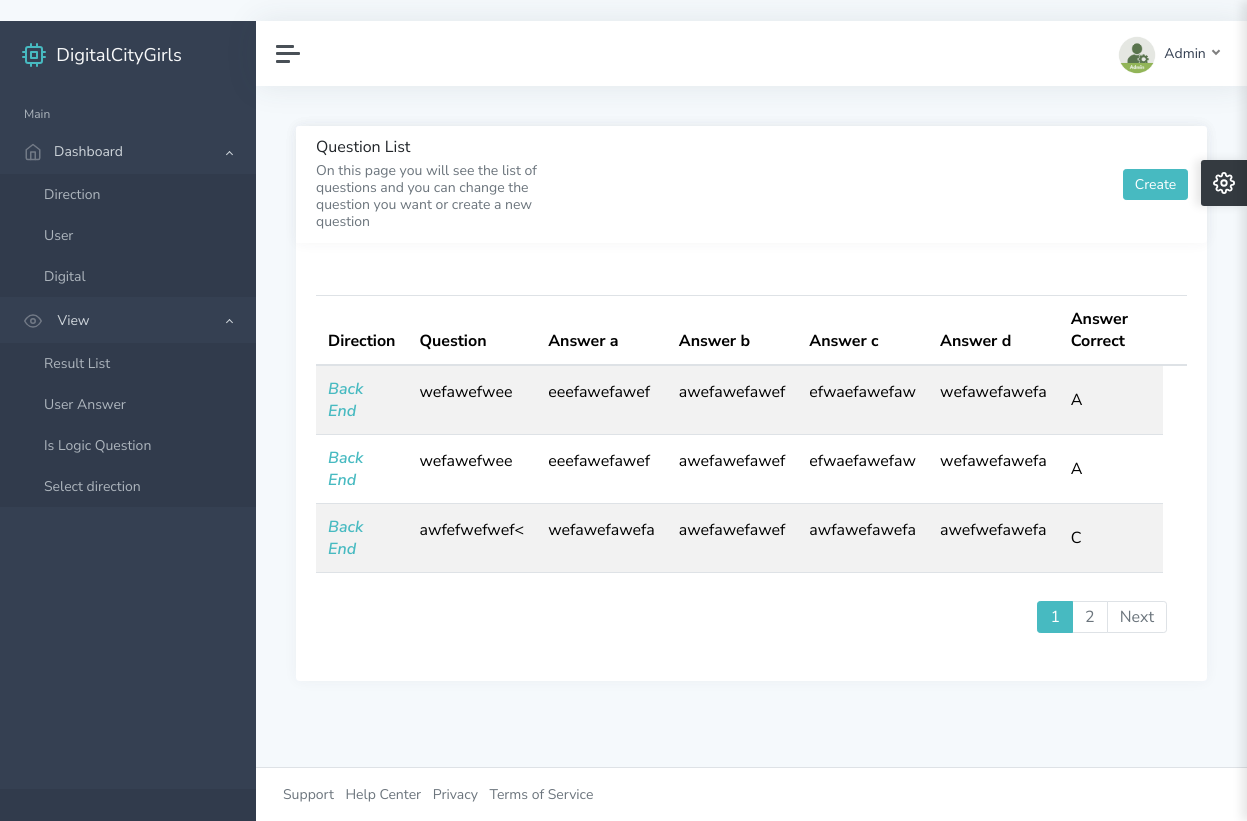
The app's page /ad/direction-by-question/1/ (signed in), older data.
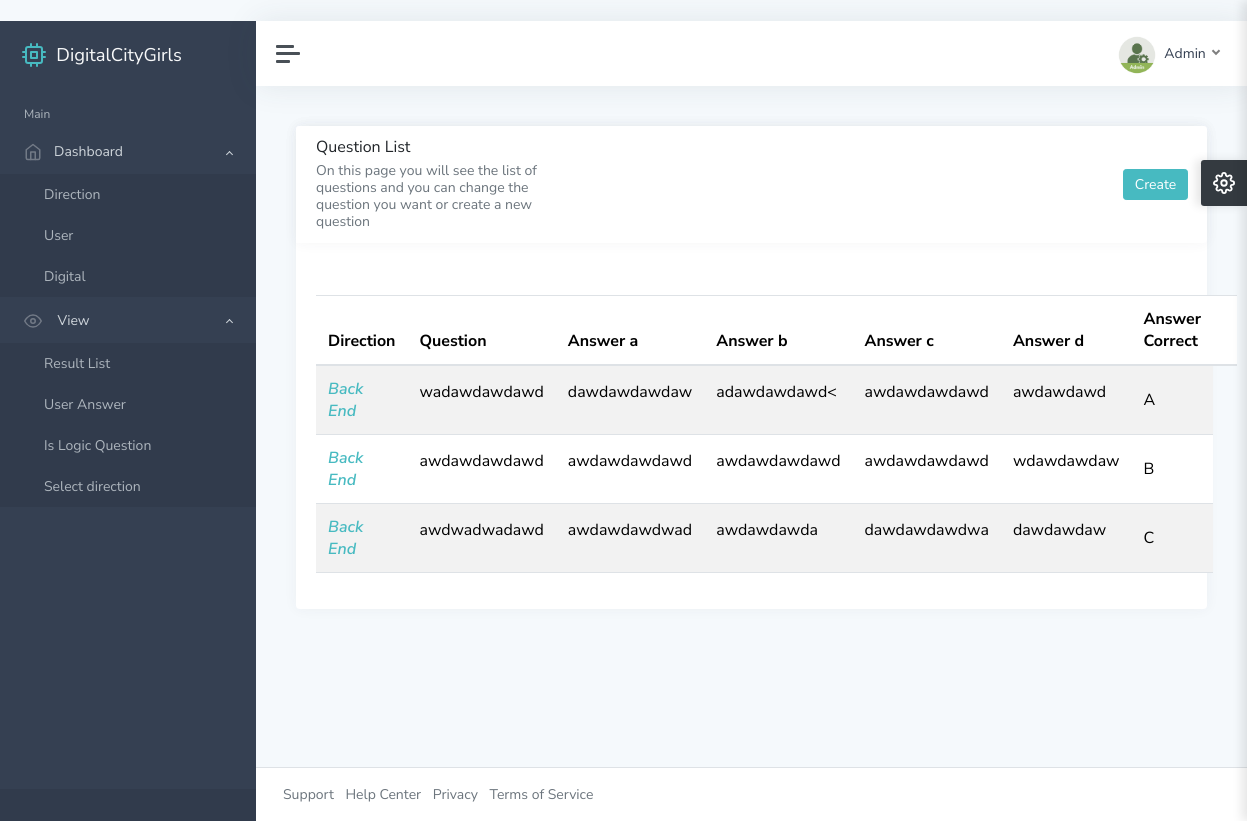
The same page, newer data.
### main/models.py (models this page shows, shortened)
class Question(models.Model):
    direction = models.ForeignKey(Direction, on_delete=models.CASCADE)
    question = RichTextField()
    answer_a = RichTextUploadingField()
    answer_b = RichTextUploadingField()
    answer_c = RichTextUploadingField()
    answer_d = RichTextUploadingField()
    answer_correct = models.IntegerField(choices=(
        (1, 'a'),
        (2, 'b'),
        (3, 'c'),
        (4, 'd'),
    ))

class Direction(models.Model):
    photo = models.ImageField()
    name = models.CharField(max_length=255)
    time = models.DurationField(default=0)
    question_count = models.PositiveIntegerField()
    is_logic = models.BooleanField(default=False)

### adminstrator/views.py (the view)
# urls.py: path("direction-by-question/<int:pk>/", direction_by_question_view, name='direction-by-question'),
@login_required
def direction_by_question_view(request, pk):
    selected_direction = Direction.objects.get(id=pk)
    questions_in_selected_direction = Question.objects.filter(direction=selected_direction)
    paginator = PagenatorPage(questions_in_selected_direction, 3, request)
    return render(request, 'direction-by-question.html', context={'questions': paginator, "dir": pk})

### adminstrator/views.py (called while the page is built)
def PagenatorPage(List, num, request):
    paginator = Paginator(List, num)
    pages = request.GET.get("page")
    try:
        list = paginator.page(pages)
    except PageNotAnInteger:
        list = paginator.page(1)
    except EmptyPage:
        list = paginator.page(paginator.num_pages)
    return list

### template/direction-by-question.html (shortened to what this page needs)
﻿{% extends 'base.html' %}
{% load static %}
{% block content %}
			<main class="content">
				<div class="container-fluid p-0">
					<div class="row">
						<div class="col-12 col-xl-12">
							<div class="card">
								<div class="card">
                                    <div style="display:flex">
                                        <div style="width:45%" class="card-header">
											<h5 class="card-title">Question List</h5>
											<h6 class="card-subtitle text-muted">On this page you will see the list of questions and you can change the question you want or create a new question</h6>
                            			</div>
										<div style="display:flex;flex-direction: column;align-items: center;justify-content: center;width:100%;align-items: flex-end;">
                               				 <a style="margin-right:3%" class="btn btn-primary" href="{% url 'create-question' dir %}" role="button">Create</a>
										</div>
                        			</div>
								</div>
								<div class="card-body">
									<table id="datatables-basic" class="table table-striped" style="width:100%">
										<thead>
											<tr>
												<th>Direction</th>
												<th>Question</th>
												<th>Answer a</th>
												<th>Answer b</th>
												<th>Answer c</th>
												<th>Answer d</th>
												<th>Answer Correct</th>
												<th></th>
											</tr>
										</thead>
										<tbody>
										{% for question in questions %}
											<tr>
												<td><a href="{% url 'edit' question.id %}"><strong><em>{{ question.direction.name}}</em></strong></a></td>
												<td>{{ question.question|slice:":15"|safe }}</td>
												<td>{{ question.answer_a|slice:":15"|safe }}</td>
												<td>{{ question.answer_b|slice:":15"|safe }}</td>
												<td>{{ question.answer_c|slice:":15"|safe }}</td>
												<td>{{ question.answer_d|slice:":15"|safe }}</td>
												<td>{% if question.answer_correct == 1  %}A{% elif question.answer_correct == 2 %} B {% elif question.answer_correct == 3 %} C {% elif question.answer_correct == 4 %} D {% endif %}</td>
											</tr>
										{% endfor %}
										</tbody>
									</table>
									  	{% if questions.paginator.num_pages > 1 %}
										  	<div class="card-footer d-flex justify-content-end">
											  	<nav aria-label="Page navigation">
												  	<ul class="pagination">
														  {% for num in questions.paginator.page_range %}
														  {% if num == questions.number %}
															<li class="page-item active">
																<a class="page-link" href="#" tabindex="-1">{{ num }}</a>
															</li>
														  {% elif num > questions.number|add:'-2' and num < questions.number|add:'2' %}
														   <li class="page-item"><a class="page-link" href="?page={{ num }}">{{ num }}</a></li>
														  {% endif %}
														  {% endfor %}
														  {% if questions.has_next %}
														  <li class="page-item">
																<a class="page-link " href="?page={{ questions.next_page_number }}">
																	Next
																</a>
														  </li>
														  {% endif %}
												  	</ul>
											  	</nav>
										  	</div>
									  	{% endif %}
								</div>
							</div>
						</div>
					</div>
				</div>
			</main>
{% endblock content %}

### template/base.html (shortened to what this page needs)
{% load static %}
<!DOCTYPE html>
<html lang="en">
<head>
	<link href="https://cdn.jsdelivr.net/npm/bootstrap@5.3.2/dist/css/bootstrap.min.css" rel="stylesheet">
	 <link href="{% static 'css/classic.css' %}" rel="stylesheet">
</head>
<body >
	<div class="wrapper">
		<nav id="sidebar" class="sidebar">
			<div class="sidebar-content ">
				<a class="sidebar-brand" href="{% url 'index' %}">
					  <i class="align-middle" data-feather="cpu"></i>
					  <span class="align-middle">DigitalCityGirls</span>
        		</a>
				<ul  class="sidebar-nav">
					<li class="sidebar-header">
						Main
					</li>
					<li class="sidebar-item">
						<a href="#dashboards" data-toggle="collapse" class="sidebar-link">
             				 <i class="align-middle" data-feather="home"></i><span class="align-middle">Dashboard</span>
            			</a>
						<ul id="dashboards" class="sidebar-dropdown list-unstyled collapse show" data-parent="#sidebar">
							<li class="sidebar-item"><a class="sidebar-link" href="{% url 'direction' %}">Direction</a></li>
						</ul>
						<ul id="dashboards" class="sidebar-dropdown list-unstyled collapse show" data-parent="#sidebar">
							<li class="sidebar-item"><a class="sidebar-link" href="{% url 'user' %}">User</a></li>
						</ul>
						<ul id="dashboards" class="sidebar-dropdown list-unstyled collapse show" data-parent="#sidebar">
							<li class="sidebar-item"><a class="sidebar-link" href="{% url 'digital' %}">Digital</a></li>
						</ul>
						<a href="#dashboard" data-toggle="collapse" class="sidebar-link">
             				 <i class="align-middle" data-feather="eye"></i> <span class="align-middle">View</span>
            			</a>
						<ul id="dashboard" class="sidebar-dropdown list-unstyled collapse show" data-parent="#sidebar">
							<li class="sidebar-item"><a class="sidebar-link" href="{% url 'result-list' %}">Result List</a></li>
						</ul>
						<ul id="dashboard" class="sidebar-dropdown list-unstyled collapse show" data-parent="#sidebar">
							<li class="sidebar-item"><a class="sidebar-link" href="{% url 'user-answer' %}">User Answer</a></li>
						</ul>
						<ul id="dashboard" class="sidebar-dropdown list-unstyled collapse show" data-parent="#sidebar">
							<li class="sidebar-item"><a class="sidebar-link" href="{% url 'is-logic' %}">Is Logic Question</a></li>
						</ul>
						<ul id="dashboard" class="sidebar-dropdown list-unstyled collapse show" data-parent="#sidebar">
							<li class="sidebar-item"><a class="sidebar-link" href="{% url 'select-direction' %}">Select direction</a></li>
						</ul>
					</li>
				</ul>
				<div class="sidebar-bottom d-none d-lg-block">
				</div>
			</div>
		</nav>
		<div class="main">
			<nav class="navbar navbar-expand navbar-light bg-white">
				<a class="sidebar-toggle d-flex mr-2">
                   <i class="hamburger align-self-center"></i>
        		</a>
				<div class="navbar-collapse collapse">
					<ul class="navbar-nav ml-auto">
						<li class="nav-item dropdown">
							<a class="nav-link dropdown-toggle d-none d-sm-inline-block" href="#" data-toggle="dropdown">
                				<img src="{% static 'img\photos\salom-2.png' %}" class="avatar img-fluid rounded-circle mr-1" alt=""> <span class="text-dark">Admin</span>
              				</a>
						</li>
					</ul>
				</div>
			</nav>
    {% block content %}
    {% endblock content %}
            <footer class="footer">
				<div class="container-fluid">
					<div class="row text-muted">
						<div class="col-6 text-left">
							<ul class="list-inline">
								<li class="list-inline-item">
									<a class="text-muted" href="#">Support</a>
								</li>
								<li class="list-inline-item">
									<a class="text-muted" href="#">Help Center</a>
								</li>
								<li class="list-inline-item">
									<a class="text-muted" href="#">Privacy</a>
								</li>
								<li class="list-inline-item">
									<a class="text-muted" href="#">Terms of Service</a>
								</li>
							</ul>
						</div>
						<div class="col-6 text-right">
							<p class="mb-0">
							</p>
						</div>
					</div>
				</div>
			</footer>
		</div>
	</div>
</body>
</html>

### template/base.html (style rules this page uses)
body { opacity: 0; }
footer { padding: 10px; position: fixed; bottom: 0; width: 100%; }

Row changes from the older to the newer data that the page shows:
removed Question: direction.name "Back End", question "wefawefwee", answer_a "eeefawefawef", answer_b "awefawefawef", answer_c "efwaefawefaw", answer_d "wefawefawefa", answer_correct "A"
removed Question: direction.name "Back End", question "wefawefwee", answer_a "eeefawefawef", answer_b "awefawefawef", answer_c "efwaefawefaw", answer_d "wefawefawefa", answer_correct "A"
removed Question: direction.name "Back End", question "awfefwefwef<", answer_a "wefawefawefa", answer_b "awefawefawef", answer_c "awfawefawefa", answer_d "awefwefawefa", answer_correct "C"
added Question: direction.name "Back End", question "wadawdawdawd", answer_a "dawdawdawdaw", answer_b "adawdawdawd<", answer_c "awdawdawdawd", answer_d "awdawdawd", answer_correct "A"
added Question: direction.name "Back End", question "awdawdawdawd", answer_a "awdawdawdawd", answer_b "awdawdawdawd", answer_c "awdawdawdawd", answer_d "wdawdawdaw", answer_correct "B"
added Question: direction.name "Back End", question "awdwadwadawd", answer_a "awdawdawdwad", answer_b "awdawdawda", answer_c "dawdawdawdwa", answer_d "dawdawdaw", answer_correct "C"
Text that changed along with them:
list line gone: "1"
list line gone: "2"
text no longer shown: "Next"
